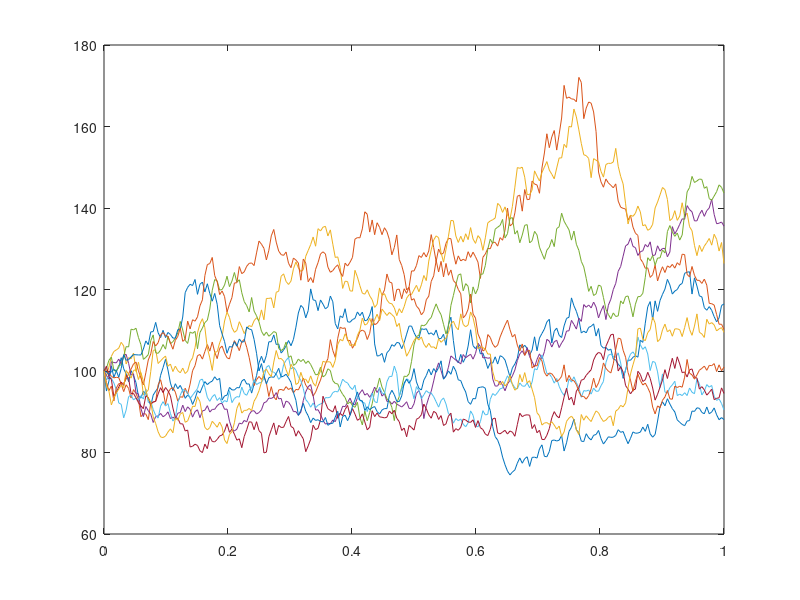

Reproduce this figure in MATLAB.
T = 1;
N = 252;
dt = T/N;
mu = 0.15;
sigma = 0.3;
initialS = 100;
numberS = 10; % 10 sample paths
dS = zeros(numberS,N*T);
dz = randn(numberS, N*T) * sqrt(dt);
S = zeros(numberS, N*T + 1);
for i = 1:numberS
    S(i,1) = initialS;
    for j = 1:N*T
        dS(i,j) = S(i, j)*(mu*dt + sigma*dz(i,j));
        S(i, j+1) = S(i,j)+dS(i,j);
    end
end
Time = 0:dt:T;
plot(Time, S)
